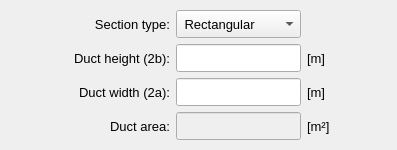
            <widget class="QWidget" name="tab_rectangular">
             <attribute name="title">
              <string>Rectangular</string>
             </attribute>
             <layout class="QGridLayout" name="gridLayout_6">
              <property name="leftMargin">
               <number>4</number>
              </property>
              <property name="topMargin">
               <number>4</number>
              </property>
              <property name="rightMargin">
               <number>4</number>
              </property>
              <property name="bottomMargin">
               <number>4</number>
              </property>
              <property name="spacing">
               <number>4</number>
              </property>
              <item row="0" column="0">
               <widget class="QFrame" name="frame_4">
                <property name="frameShape">
                 <enum>QFrame::NoFrame</enum>
                </property>
                <property name="frameShadow">
                 <enum>QFrame::Raised</enum>
                </property>
                <layout class="QGridLayout" name="gridLayout_7">
                 <property name="leftMargin">
                  <number>6</number>
                 </property>
                 <property name="topMargin">
                  <number>6</number>
                 </property>
                 <property name="rightMargin">
                  <number>6</number>
                 </property>
                 <property name="bottomMargin">
                  <number>6</number>
                 </property>
                 <property name="spacing">
                  <number>6</number>
                 </property>
                 <item row="1" column="1">
                  <widget class="QLabel" name="label_3">
                   <property name="minimumSize">
                    <size>
                     <width>120</width>
                     <height>0</height>
                    </size>
                   </property>
                   <property name="maximumSize">
                    <size>
                     <width>120</width>
                     <height>16777215</height>
                    </size>
                   </property>
                   <property name="font">
                    <font>
                     <pointsize>10</pointsize>
                    </font>
                   </property>
                   <property name="text">
                    <string>Duct height (2b):</string>
                   </property>
                   <property name="alignment">
                    <set>Qt::AlignRight|Qt::AlignTrailing|Qt::AlignVCenter</set>
                   </property>
                  </widget>
                 </item>
                 <item row="4" column="1">
                  <widget class="QLabel" name="label_5">
                   <property name="minimumSize">
                    <size>
                     <width>120</width>
                     <height>0</height>
                    </size>
                   </property>
                   <property name="maximumSize">
                    <size>
                     <width>120</width>
                     <height>16777215</height>
                    </size>
                   </property>
                   <property name="font">
                    <font>
                     <pointsize>10</pointsize>
                    </font>
                   </property>
                   <property name="text">
                    <string>Duct area:</string>
                   </property>
                   <property name="alignment">
                    <set>Qt::AlignRight|Qt::AlignTrailing|Qt::AlignVCenter</set>
                   </property>
                  </widget>
                 </item>
                 <item row="2" column="1">
                  <widget class="QLabel" name="label_2">
                   <property name="minimumSize">
                    <size>
                     <width>120</width>
                     <height>0</height>
                    </size>
                   </property>
                   <property name="maximumSize">
                    <size>
                     <width>120</width>
                     <height>16777215</height>
                    </size>
                   </property>
                   <property name="font">
                    <font>
                     <pointsize>10</pointsize>
                    </font>
                   </property>
                   <property name="text">
                    <string>Duct width (2a):</string>
                   </property>
                   <property name="alignment">
                    <set>Qt::AlignRight|Qt::AlignTrailing|Qt::AlignVCenter</set>
                   </property>
                  </widget>
                 </item>
                 <item row="0" column="3">
                  <widget class="QComboBox" name="comboBox_section_type">
                   <property name="minimumSize">
                    <size>
                     <width>0</width>
                     <height>28</height>
                    </size>
                   </property>
                   <property name="maximumSize">
                    <size>
                     <width>200</width>
                     <height>28</height>
                    </size>
                   </property>
                   <property name="font">
                    <font>
                     <pointsize>10</pointsize>
                    </font>
                   </property>
                   <item>
                    <property name="text">
                     <string> Rectangular</string>
                    </property>
                   </item>
                   <item>
                    <property name="text">
                     <string> Quadrangular</string>
                    </property>
                   </item>
                   <item>
                    <property name="text">
                     <string> Narrow slit</string>
                    </property>
                   </item>
                  </widget>
                 </item>
                 <item row="4" column="5">
                  <widget class="QLabel" name="label_18">
                   <property name="minimumSize">
                    <size>
                     <width>40</width>
                     <height>0</height>
                    </size>
                   </property>
                   <property name="maximumSize">
                    <size>
                     <width>40</width>
                     <height>16777215</height>
                    </size>
                   </property>
                   <property name="font">
                    <font>
                     <pointsize>10</pointsize>
                    </font>
                   </property>
                   <property name="text">
                    <string>[m²]</string>
                   </property>
                  </widget>
                 </item>
                 <item row="2" column="3">
                  <widget class="QLineEdit" name="lineEdit_width_rectangular">
                   <property name="minimumSize">
                    <size>
                     <width>0</width>
                     <height>28</height>
                    </size>
                   </property>
                   <property name="maximumSize">
                    <size>
                     <width>200</width>
                     <height>28</height>
                    </size>
                   </property>
                   <property name="font">
                    <font>
                     <pointsize>10</pointsize>
                    </font>
                   </property>
                   <property name="alignment">
                    <set>Qt::AlignCenter</set>
                   </property>
                  </widget>
                 </item>
                 <item row="2" column="0">
                  <spacer name="horizontalSpacer_3">
                   <property name="orientation">
                    <enum>Qt::Horizontal</enum>
                   </property>
                   <property name="sizeHint" stdset="0">
                    <size>
                     <width>40</width>
                     <height>20</height>
                    </size>
                   </property>
                  </spacer>
                 </item>
                 <item row="2" column="6">
                  <spacer name="horizontalSpacer_2">
                   <property name="orientation">
                    <enum>Qt::Horizontal</enum>
                   </property>
                   <property name="sizeHint" stdset="0">
                    <size>
                     <width>40</width>
                     <height>20</height>
                    </size>
                   </property>
                  </spacer>
                 </item>
                 <item row="0" column="1">
                  <widget class="QLabel" name="label_6">
                   <property name="minimumSize">
                    <size>
                     <width>120</width>
                     <height>0</height>
                    </size>
                   </property>
                   <property name="maximumSize">
                    <size>
                     <width>120</width>
                     <height>16777215</height>
                    </size>
                   </property>
                   <property name="font">
                    <font>
                     <pointsize>10</pointsize>
                    </font>
                   </property>
                   <property name="text">
                    <string>Section type:</string>
                   </property>
                   <property name="alignment">
                    <set>Qt::AlignRight|Qt::AlignTrailing|Qt::AlignVCenter</set>
                   </property>
                  </widget>
                 </item>
                 <item row="4" column="3">
                  <widget class="QLineEdit" name="lineEdit_area_rectangular">
                   <property name="enabled">
                    <bool>false</bool>
                   </property>
                   <property name="minimumSize">
                    <size>
                     <width>0</width>
                     <height>28</height>
                    </size>
                   </property>
                   <property name="maximumSize">
                    <size>
                     <width>200</width>
                     <height>28</height>
                    </size>
                   </property>
                   <property name="font">
                    <font>
                     <pointsize>10</pointsize>
                    </font>
                   </property>
                   <property name="alignment">
                    <set>Qt::AlignCenter</set>
                   </property>
                  </widget>
                 </item>
                 <item row="2" column="5">
                  <widget class="QLabel" name="label_15">
                   <property name="minimumSize">
                    <size>
                     <width>40</width>
                     <height>0</height>
                    </size>
                   </property>
                   <property name="maximumSize">
                    <size>
                     <width>40</width>
                     <height>16777215</height>
                    </size>
                   </property>
                   <property name="font">
                    <font>
                     <pointsize>10</pointsize>
                    </font>
                   </property>
                   <property name="text">
                    <string>[m]</string>
                   </property>
                  </widget>
                 </item>
                 <item row="1" column="3">
                  <widget class="QLineEdit" name="lineEdit_height_rectangular">
                   <property name="minimumSize">
                    <size>
                     <width>0</width>
                     <height>28</height>
                    </size>
                   </property>
                   <property name="maximumSize">
                    <size>
                     <width>200</width>
                     <height>28</height>
                    </size>
                   </property>
                   <property name="font">
                    <font>
                     <pointsize>10</pointsize>
                    </font>
                   </property>
                   <property name="alignment">
                    <set>Qt::AlignCenter</set>
                   </property>
                  </widget>
                 </item>
                 <item row="1" column="5">
                  <widget class="QLabel" name="label_16">
                   <property name="minimumSize">
                    <size>
                     <width>40</width>
                     <height>0</height>
                    </size>
                   </property>
                   <property name="maximumSize">
                    <size>
                     <width>40</width>
                     <height>16777215</height>
                    </size>
                   </property>
                   <property name="font">
                    <font>
                     <pointsize>10</pointsize>
                    </font>
                   </property>
                   <property name="text">
                    <string>[m]</string>
                   </property>
                  </widget>
                 </item>
                </layout>
               </widget>
              </item>
             </layout>
            </widget>
